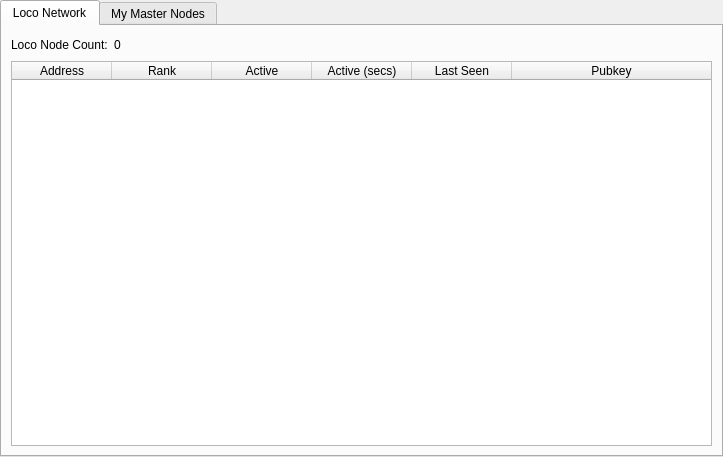
<?xml version="1.0" encoding="UTF-8"?>
<ui version="4.0">
 <class>MasternodeManager</class>
 <widget class="QWidget" name="MasternodeManager">
  <property name="geometry">
   <rect>
    <x>0</x>
    <y>0</y>
    <width>723</width>
    <height>457</height>
   </rect>
  </property>
  <property name="windowTitle">
   <string>Form</string>
  </property>
  <layout class="QVBoxLayout" name="topLayout">
   <property name="leftMargin">
    <number>0</number>
   </property>
   <property name="topMargin">
    <number>0</number>
   </property>
   <property name="rightMargin">
    <number>0</number>
   </property>
   <property name="bottomMargin">
    <number>0</number>
   </property>
   <item>
    <layout class="QVBoxLayout" name="verticalLayout">
     <property name="bottomMargin">
      <number>0</number>
     </property>
     <item>
      <widget class="QTabWidget" name="tabWidget">
       <property name="currentIndex">
        <number>0</number>
       </property>
       <widget class="QWidget" name="tab">
        <attribute name="title">
         <string>Loco Network</string>
        </attribute>
        <layout class="QGridLayout" name="gridLayout">
         <item row="1" column="0">
          <widget class="QTableWidget" name="tableWidget">
           <property name="editTriggers">
            <set>QAbstractItemView::NoEditTriggers</set>
           </property>
           <property name="alternatingRowColors">
            <bool>true</bool>
           </property>
           <property name="selectionBehavior">
            <enum>QAbstractItemView::SelectRows</enum>
           </property>
           <property name="sortingEnabled">
            <bool>true</bool>
           </property>
           <attribute name="horizontalHeaderStretchLastSection">
            <bool>true</bool>
           </attribute>
           <column>
            <property name="text">
             <string>Address</string>
            </property>
           </column>
           <column>
            <property name="text">
             <string>Rank</string>
            </property>
           </column>
           <column>
            <property name="text">
             <string>Active</string>
            </property>
           </column>
           <column>
            <property name="text">
             <string>Active (secs)</string>
            </property>
           </column>
           <column>
            <property name="text">
             <string>Last Seen</string>
            </property>
           </column>
           <column>
            <property name="text">
             <string>Pubkey</string>
            </property>
           </column>
          </widget>
         </item>
         <item row="0" column="0">
          <layout class="QHBoxLayout" name="horizontalLayout_3">
           <property name="bottomMargin">
            <number>0</number>
           </property>
           <item>
            <widget class="QLabel" name="label_2">
             <property name="text">
              <string>Loco Node Count:</string>
             </property>
            </widget>
           </item>
           <item>
            <widget class="QLabel" name="countLabel">
             <property name="text">
              <string>0</string>
             </property>
            </widget>
           </item>
           <item>
            <spacer name="horizontalSpacer_3">
             <property name="orientation">
              <enum>Qt::Horizontal</enum>
             </property>
             <property name="sizeHint" stdset="0">
              <size>
               <width>40</width>
               <height>20</height>
              </size>
             </property>
            </spacer>
           </item>
          </layout>
         </item>
        </layout>
       </widget>
       <widget class="QWidget" name="tab_2">
        <attribute name="title">
         <string>My Master Nodes</string>
        </attribute>
        <layout class="QGridLayout" name="gridLayout_2">
         <item row="0" column="0">
          <layout class="QVBoxLayout" name="verticalLayout_2">
           <property name="bottomMargin">
            <number>0</number>
           </property>
           <item>
            <layout class="QHBoxLayout" name="horizontalLayout">
             <item>
              <widget class="QPushButton" name="createButton">
               <property name="text">
                <string>&amp;Create...</string>
               </property>
              </widget>
             </item>
             <item>
              <widget class="QPushButton" name="copyAddressButton">
               <property name="text">
                <string>Copy &amp;Address</string>
               </property>
              </widget>
             </item>
             <item>
              <spacer name="horizontalSpacer">
               <property name="orientation">
                <enum>Qt::Horizontal</enum>
               </property>
               <property name="sizeHint" stdset="0">
                <size>
                 <width>40</width>
                 <height>20</height>
                </size>
               </property>
              </spacer>
             </item>
            </layout>
           </item>
           <item>
            <widget class="QTableWidget" name="tableWidget_2">
             <property name="editTriggers">
              <set>QAbstractItemView::NoEditTriggers</set>
             </property>
             <property name="alternatingRowColors">
              <bool>true</bool>
             </property>
             <property name="selectionMode">
              <enum>QAbstractItemView::SingleSelection</enum>
             </property>
             <property name="selectionBehavior">
              <enum>QAbstractItemView::SelectRows</enum>
             </property>
             <attribute name="horizontalHeaderStretchLastSection">
              <bool>true</bool>
             </attribute>
             <column>
              <property name="text">
               <string>Alias</string>
              </property>
             </column>
             <column>
              <property name="text">
               <string>IP/Onion</string>
              </property>
             </column>
             <column>
              <property name="text">
               <string>Status</string>
              </property>
             </column>
             <column>
              <property name="text">
               <string>Collateral Address</string>
              </property>
             </column>
            </widget>
           </item>
           <item>
            <layout class="QHBoxLayout" name="horizontalLayout_2">
             <property name="bottomMargin">
              <number>0</number>
             </property>
             <item>
              <widget class="QPushButton" name="editButton">
               <property name="text">
                <string>&amp;Edit</string>
               </property>
              </widget>
             </item>
             <item>
              <widget class="QPushButton" name="getConfigButton">
               <property name="text">
                <string>&amp;Get Config</string>
               </property>
              </widget>
             </item>
             <item>
              <widget class="QPushButton" name="removeButton">
               <property name="text">
                <string>&amp;Remove</string>
               </property>
              </widget>
             </item>
             <item>
              <spacer name="horizontalSpacer_2">
               <property name="orientation">
                <enum>Qt::Horizontal</enum>
               </property>
               <property name="sizeHint" stdset="0">
                <size>
                 <width>40</width>
                 <height>20</height>
                </size>
               </property>
              </spacer>
             </item>
            </layout>
           </item>
           <item>
            <layout class="QHBoxLayout" name="horizontalLayout_4">
             <property name="bottomMargin">
              <number>0</number>
             </property>
             <item>
              <widget class="QPushButton" name="startButton">
               <property name="text">
                <string>&amp;Start</string>
               </property>
              </widget>
             </item>
             <item>
              <widget class="QPushButton" name="stopButton">
               <property name="text">
                <string>Sto&amp;p</string>
               </property>
              </widget>
             </item>
             <item>
              <spacer name="horizontalSpacer_4">
               <property name="orientation">
                <enum>Qt::Horizontal</enum>
               </property>
               <property name="sizeHint" stdset="0">
                <size>
                 <width>40</width>
                 <height>20</height>
                </size>
               </property>
              </spacer>
             </item>
            </layout>
           </item>
           <item>
            <layout class="QHBoxLayout" name="horizontalLayout_5">
             <property name="bottomMargin">
              <number>0</number>
             </property>
             <item>
              <widget class="QPushButton" name="startAllButton">
               <property name="text">
                <string>S&amp;tart All</string>
               </property>
              </widget>
             </item>
             <item>
              <widget class="QPushButton" name="stopAllButton">
               <property name="text">
                <string>St&amp;op All</string>
               </property>
              </widget>
             </item>
             <item>
              <spacer name="horizontalSpacer_5">
               <property name="orientation">
                <enum>Qt::Horizontal</enum>
               </property>
               <property name="sizeHint" stdset="0">
                <size>
                 <width>40</width>
                 <height>20</height>
                </size>
               </property>
              </spacer>
             </item>
            </layout>
           </item>
          </layout>
         </item>
        </layout>
       </widget>
      </widget>
     </item>
    </layout>
   </item>
  </layout>
 </widget>
 <resources/>
 <connections/>
</ui>
